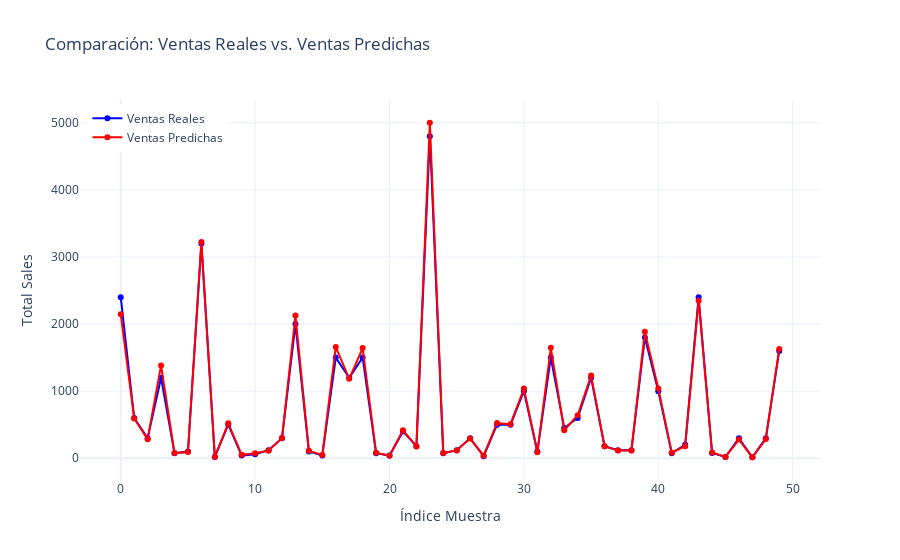

Write notebook code for a chart like this one.
### Code cell
import pandas as pd
import numpy as np
from sklearn.model_selection import train_test_split
from sklearn.ensemble import RandomForestRegressor
from sklearn.preprocessing import LabelEncoder
from sklearn.metrics import mean_absolute_error, mean_squared_error, r2_score
import plotly.graph_objects as go

# Convertir la columna Date a datetime
df['Date'] = pd.to_datetime(df['Date'], format='%d-%m-%y')

# Extraer características de la fecha
df['Year'] = df['Date'].dt.year
df['Month'] = df['Date'].dt.month
df['Day'] = df['Date'].dt.day
# Extraer el nombre del día de la semana
df['Weekday'] = df['Date'].dt.day_name()

# Codificar las variables categóricas
# Incluiremos 'Weekday' en la lista para codificar
categorical_cols = ['Product', 'Category', 'Customer Name', 'Customer Location',
                    'Payment Method', 'Status', 'Weekday']

label_encoders = {}
for col in categorical_cols:
    le = LabelEncoder()
    df[col] = le.fit_transform(df[col])
    label_encoders[col] = le

# Seleccionar las variables para el modelo:
# Excluir Order ID y Date, ya que no se usarán directamente
X = df.drop(columns=['Order ID', 'Date', 'Total Sales'])
y = df['Total Sales']

# Dividir en conjunto de entrenamiento y prueba
X_train, X_test, y_train, y_test = train_test_split(X, y, test_size=0.2, random_state=42)

# Entrenar el modelo Random Forest
model = RandomForestRegressor(n_estimators=100, random_state=42)
model.fit(X_train, y_train)

# Realizar predicciones
y_pred = model.predict(X_test)

# Calcular métricas de evaluación
mae = mean_absolute_error(y_test, y_pred)
rmse = np.sqrt(mean_squared_error(y_test, y_pred))
r2 = r2_score(y_test, y_pred)

print(f"MAE: {mae:.2f}, RMSE: {rmse:.2f}, R²: {r2:.2f}")

# Visualizar con Plotly
fig = go.Figure()

# Traza para ventas reales
fig.add_trace(go.Scatter(
    x=np.arange(len(y_test)),
    y=y_test.values,
    mode='lines+markers',
    name='Ventas Reales',
    line=dict(color='blue')
))

# Traza para ventas predichas
fig.add_trace(go.Scatter(
    x=np.arange(len(y_pred)),
    y=y_pred,
    mode='lines+markers',
    name='Ventas Predichas',
    line=dict(color='red')
))

fig.update_layout(
    title="Comparación: Ventas Reales vs. Ventas Predichas",
    xaxis_title="Índice Muestra",
    yaxis_title="Total Sales",
    legend=dict(x=0.01, y=0.99),
    template="plotly_white"
)

fig.show()

### Figure 1 — Plotly figure (JSON) as saved in the notebook; plotly's stock layout.template omitted (floating-point values rounded to 4 significant figures)
{"data": [{"line": {"color": "blue"}, "mode": "lines+markers", "name": "Ventas Reales", "type": "scatter", "x": [0, 1, 2, 3, 4, 5, 6, 7, 8, 9, 10, 11, 12, 13, 14, 15, 16, 17, 18, 19, 20, 21, 22, 23, 24, 25, 26, 27, 28, 29, 30, 31, 32, 33, 34, 35, 36, 37, 38, 39, 40, 41, 42, 43, 44, 45, 46, 47, 48, 49], "y": [2400, 600, 300, 1200, 75, 100, 3200, 20, 500, 40, 60, 120, 300, 2000, 100, 40, 1500, 1200, 1500, 75, 40, 400, 180, 4800, 75, 120, 300, 30, 500, 500, 1000, 100, 1500, 450, 600, 1200, 180, 120, 120, 1800, 1000, 75, 200, 2400, 80, 20, 300, 15, 300, 1600]}, {"line": {"color": "red"}, "mode": "lines+markers", "name": "Ventas Predichas", "type": "scatter", "x": [0, 1, 2, 3, 4, 5, 6, 7, 8, 9, 10, 11, 12, 13, 14, 15, 16, 17, 18, 19, 20, 21, 22, 23, 24, 25, 26, 27, 28, 29, 30, 31, 32, 33, 34, 35, 36, 37, 38, 39, 40, 41, 42, 43, 44, 45, 46, 47, 48, 49], "y": [2146.0, 592.5, 284.5, 1384.0, 77.15, 91.5, 3224.0, 19.95, 520.0, 50.85, 75.05, 113.4, 303.0, 2127.0, 110.6, 50.35, 1659.0, 1184.0, 1642.0, 83.25, 38.55, 416.4, 175.6, 5000.0, 76.95, 116.6, 293.5, 37.55, 524.0, 505.0, 1039.0, 88.6, 1646.0, 417.5, 641.0, 1232.0, 177.8, 114.6, 116.6, 1886.0, 1041.0, 82.0, 180.4, 2349.0, 86.8, 19.65, 278.6, 15.0, 286.0, 1630.0]}], "layout": {"legend": {"x": 0.01, "y": 0.99}, "title": {"text": "Comparación: Ventas Reales vs. Ventas Predichas"}, "xaxis": {"title": {"text": "Índice Muestra"}}, "yaxis": {"title": {"text": "Total Sales"}}}}
